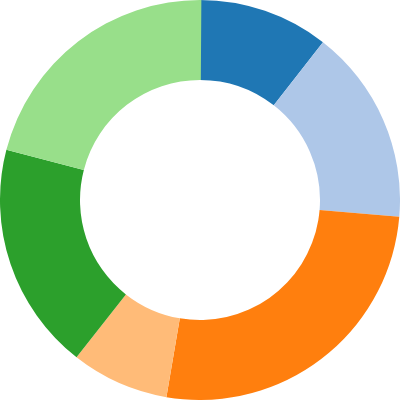

The cell this chart's notebook holds for it:
### Markdown cell above
## Donut Chart

### Code cell
using VegaLite

@vgplot(
    height=200,
    marks=[
        {
            encode={
                update={
                    innerRadius={
                        signal="innerRadius"
                    },
                    startAngle={
                        field="startAngle"
                    },
                    cornerRadius={
                        signal="cornerRadius"
                    },
                    padAngle={
                        signal="padAngle"
                    },
                    endAngle={
                        field="endAngle"
                    },
                    outerRadius={
                        signal="width / 2"
                    }
                },
                enter={
                    x={
                        signal="width / 2"
                    },
                    fill={
                        field="id",
                        scale="color"
                    },
                    y={
                        signal="height / 2"
                    }
                }
            },
            from={
                data="table"
            },
            type="arc"
        }
    ],
    data=[
        {
            name="table",
            values=[
                {
                    id=1,
                    field=4
                },
                {
                    id=2,
                    field=6
                },
                {
                    id=3,
                    field=10
                },
                {
                    id=4,
                    field=3
                },
                {
                    id=5,
                    field=7
                },
                {
                    id=6,
                    field=8
                }
            ],
            transform=[
                {
                    startAngle={
                        signal="startAngle"
                    },
                    sort={
                        signal="sort"
                    },
                    field="field",
                    endAngle={
                        signal="endAngle"
                    },
                    type="pie"
                }
            ]
        }
    ],
    scales=[
        {
            name="color",
            range={
                scheme="category20"
            },
            domain={
                data="table",
                field="id"
            },
            type="ordinal"
        }
    ],
    width=200,
    autosize="none",
    signals=[
        {
            name="startAngle",
            bind={
                step=0.01,
                max=6.29,
                min=0,
                input="range"
            },
            value=0
        },
        {
            name="endAngle",
            bind={
                step=0.01,
                max=6.29,
                min=0,
                input="range"
            },
            value=6.29
        },
        {
            name="padAngle",
            bind={
                max=0.1,
                min=0,
                input="range"
            },
            value=0
        },
        {
            name="innerRadius",
            bind={
                step=1,
                max=90,
                min=0,
                input="range"
            },
            value=60
        },
        {
            name="cornerRadius",
            bind={
                step=0.5,
                max=10,
                min=0,
                input="range"
            },
            value=0
        },
        {
            name="sort",
            bind={
                input="checkbox"
            },
            value=false
        }
    ]
)

### Figure 1 — Vega specification as saved in the notebook (floating-point values rounded to 4 significant figures)
{"autosize": "none", "data": [{"name": "table", "transform": [{"endAngle": {"signal": "endAngle"}, "field": "field", "sort": {"signal": "sort"}, "startAngle": {"signal": "startAngle"}, "type": "pie"}], "values": [{"endAngle": 0.6621, "field": 4, "id": 1, "startAngle": 0}, {"endAngle": 1.655, "field": 6, "id": 2, "startAngle": 0.6621}, {"endAngle": 3.311, "field": 10, "id": 3, "startAngle": 1.655}, {"endAngle": 3.807, "field": 3, "id": 4, "startAngle": 3.311}, {"endAngle": 4.966, "field": 7, "id": 5, "startAngle": 3.807}, {"endAngle": 6.29, "field": 8, "id": 6, "startAngle": 4.966}]}], "height": 200, "marks": [{"encode": {"enter": {"fill": {"field": "id", "scale": "color"}, "x": {"signal": "width / 2"}, "y": {"signal": "height / 2"}}, "update": {"cornerRadius": {"signal": "cornerRadius"}, "endAngle": {"field": "endAngle"}, "innerRadius": {"signal": "innerRadius"}, "outerRadius": {"signal": "width / 2"}, "padAngle": {"signal": "padAngle"}, "startAngle": {"field": "startAngle"}}}, "from": {"data": "table"}, "type": "arc"}], "scales": [{"domain": {"data": "table", "field": "id"}, "name": "color", "range": {"scheme": "category20"}, "type": "ordinal"}], "signals": [{"bind": {"input": "range", "max": 6.29, "min": 0, "step": 0.01}, "name": "startAngle", "value": 0}, {"bind": {"input": "range", "max": 6.29, "min": 0, "step": 0.01}, "name": "endAngle", "value": 6.29}, {"bind": {"input": "range", "max": 0.1, "min": 0}, "name": "padAngle", "value": 0}, {"bind": {"input": "range", "max": 90, "min": 0, "step": 1}, "name": "innerRadius", "value": 60}, {"bind": {"input": "range", "max": 10, "min": 0, "step": 0.5}, "name": "cornerRadius", "value": 0}, {"bind": {"input": "checkbox"}, "name": "sort", "value": false}], "width": 200}
